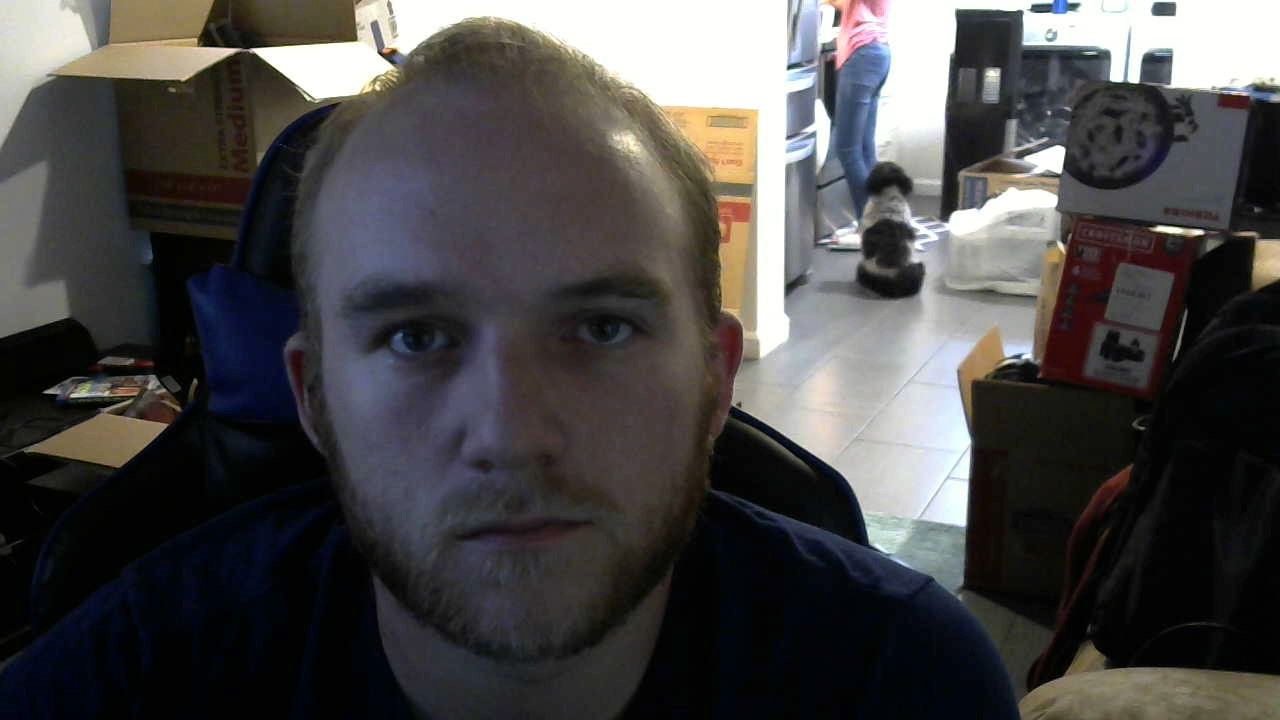
#> input picture Resources/Dylan.jpg, 1280 x 720 px
$ python 'Chapter 3.py'
#> lines starting #> are read from the running program, lines starting #| are printed output that depends on the picture
import cv2
import numpy as np

image = cv2.imread("Resources/Dylan.jpg")
#> image is the input picture: shape (720, 1280, 3); mean B, G, R 72.1, 72.2, 73.9
print(image.shape)
#| (720, 1280, 3)

imageResize = cv2.resize(image, (320, 175)) # width, height
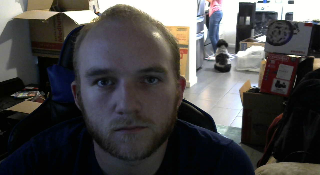
#> imageResize: shape (175, 320, 3); mean B, G, R 72, 72.1, 73.7

imageCropped = image[0:200, 200:500]  # height, width
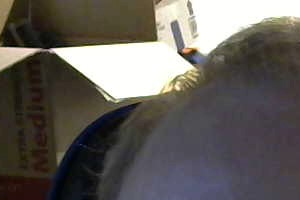
#> imageCropped: shape (200, 300, 3); mean B, G, R 89.1, 93.7, 98.2

cv2.imshow("Image", image)
cv2.imshow("Image Resized", imageResize)
cv2.imshow("Image Cropped", imageCropped)
cv2.waitKey(0)
